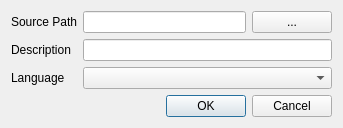
<?xml version="1.0" encoding="UTF-8"?>
<ui version="4.0">
 <class>SrcDirChooser</class>
 <widget class="QDialog" name="SrcDirChooser">
  <property name="geometry">
   <rect>
    <x>0</x>
    <y>0</y>
    <width>343</width>
    <height>122</height>
   </rect>
  </property>
  <property name="windowTitle">
   <string>SrcDirChooser</string>
  </property>
  <layout class="QGridLayout" name="gridLayout">
   <item row="0" column="0">
    <widget class="QLabel" name="label">
     <property name="text">
      <string>Source Path</string>
     </property>
     <property name="buddy">
      <cstring>txtSrcPath</cstring>
     </property>
    </widget>
   </item>
   <item row="0" column="1">
    <widget class="QLineEdit" name="txtSrcPath"/>
   </item>
   <item row="0" column="2">
    <widget class="QPushButton" name="btnChoose">
     <property name="text">
      <string>...</string>
     </property>
    </widget>
   </item>
   <item row="1" column="0">
    <widget class="QLabel" name="label_2">
     <property name="text">
      <string>Description</string>
     </property>
     <property name="buddy">
      <cstring>txtDesc</cstring>
     </property>
    </widget>
   </item>
   <item row="2" column="0">
    <widget class="QLabel" name="label_3">
     <property name="text">
      <string>Language</string>
     </property>
     <property name="buddy">
      <cstring>comboLang</cstring>
     </property>
    </widget>
   </item>
   <item row="3" column="0" colspan="3">
    <widget class="QDialogButtonBox" name="buttonBox">
     <property name="orientation">
      <enum>Qt::Horizontal</enum>
     </property>
     <property name="standardButtons">
      <set>QDialogButtonBox::Cancel|QDialogButtonBox::Ok</set>
     </property>
    </widget>
   </item>
   <item row="1" column="1" colspan="2">
    <widget class="QLineEdit" name="txtDesc"/>
   </item>
   <item row="2" column="1" colspan="2">
    <widget class="QComboBox" name="comboLang"/>
   </item>
  </layout>
 </widget>
 <resources/>
 <connections>
  <connection>
   <sender>buttonBox</sender>
   <signal>accepted()</signal>
   <receiver>SrcDirChooser</receiver>
   <slot>accept()</slot>
   <hints>
    <hint type="sourcelabel">
     <x>227</x>
     <y>104</y>
    </hint>
    <hint type="destinationlabel">
     <x>157</x>
     <y>121</y>
    </hint>
   </hints>
  </connection>
  <connection>
   <sender>buttonBox</sender>
   <signal>rejected()</signal>
   <receiver>SrcDirChooser</receiver>
   <slot>reject()</slot>
   <hints>
    <hint type="sourcelabel">
     <x>295</x>
     <y>110</y>
    </hint>
    <hint type="destinationlabel">
     <x>286</x>
     <y>121</y>
    </hint>
   </hints>
  </connection>
  <connection>
   <sender>btnChoose</sender>
   <signal>clicked()</signal>
   <receiver>SrcDirChooser</receiver>
   <slot>onBtnChoose()</slot>
   <hints>
    <hint type="sourcelabel">
     <x>296</x>
     <y>14</y>
    </hint>
    <hint type="destinationlabel">
     <x>248</x>
     <y>5</y>
    </hint>
   </hints>
  </connection>
 </connections>
 <slots>
  <slot>onBtnChoose()</slot>
 </slots>
</ui>
